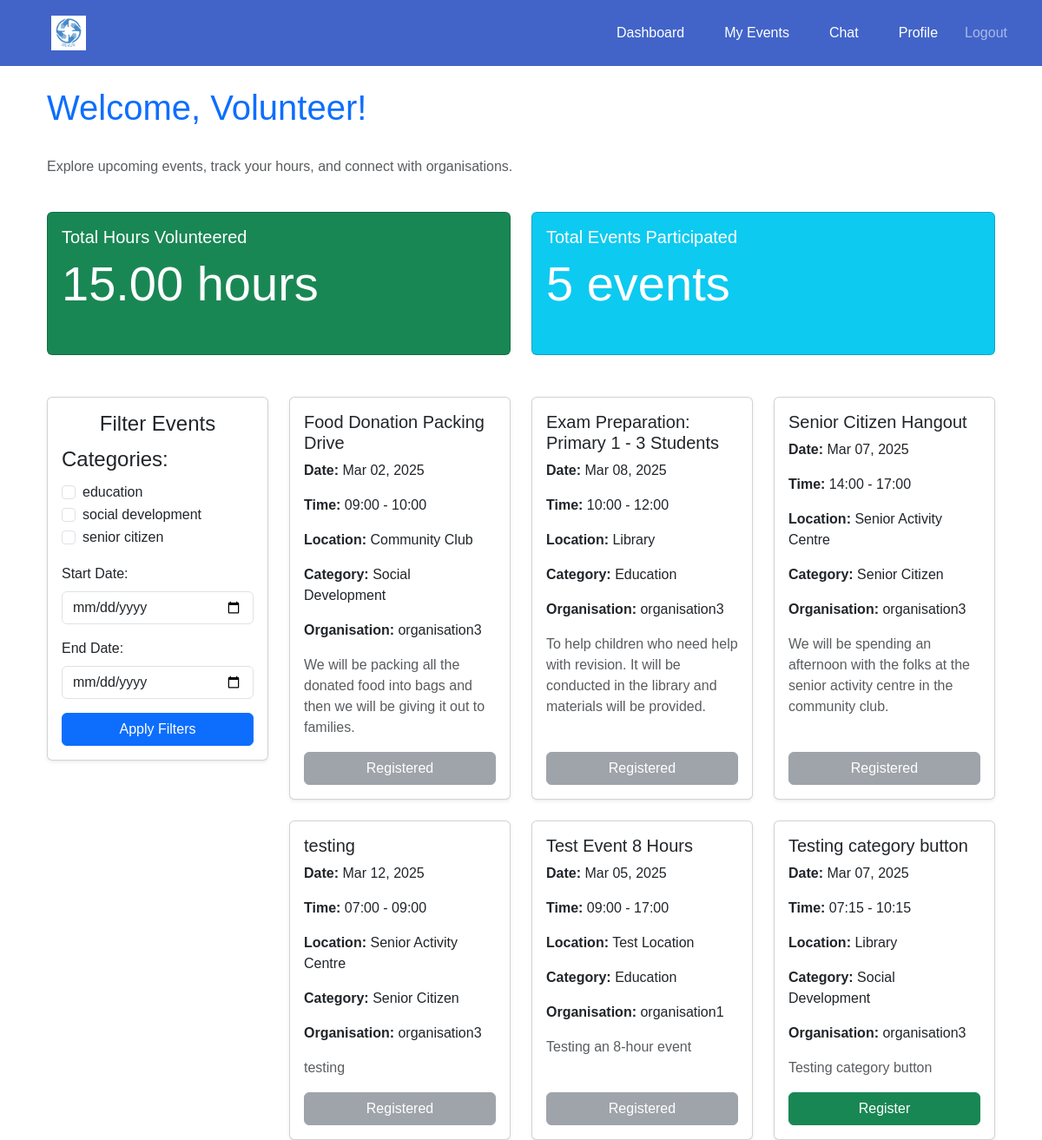
Page /events/dashboard/volunteer/ (signed in) on the committed database.
### events/models.py (models this page shows, shortened)
class Event(models.Model):
    CATEGORY_CHOICES = [
        ('education', 'Education'),
        ('social development', 'Social Development'),
        ('senior citizen', 'Senior Citizen'),
    ]
    organisation = models.ForeignKey(settings.AUTH_USER_MODEL, on_delete=models.CASCADE)
    name = models.CharField(max_length=255)
    description = models.TextField()
    date = models.DateTimeField()
    start_time = models.TimeField(default=time(9, 0))  # Default: 09:00 AM
    end_time = models.TimeField(default=time(17, 0))  # Default: 05:00 PM
    location = models.CharField(max_length=255)
    volunteers_needed = models.PositiveIntegerField()
    roles_responsibilities = models.TextField()
    category = models.CharField(max_length=50, choices=CATEGORY_CHOICES, blank=False, default='Education')

### accounts/models.py (models this page shows, shortened)
class CustomUser(AbstractUser):
    USER_TYPE_CHOICES = [
        ('volunteer', 'Volunteer'),
        ('organisation', 'Organisation'),
    ]
    user_type = models.CharField(max_length=20, choices=USER_TYPE_CHOICES)
    contact_number = models.CharField(max_length=10, blank= True, null=True)
    full_name = models.CharField(max_length=255, blank=True, null=True)
    personnel_name = models.CharField(max_length=255, blank=True, null=True)
    profile_picture = models.ImageField(upload_to='profile_pics', blank=True, null=True)

### events/views.py (the view)
# urls.py: path('dashboard/volunteer/', views.volunteer_dashboard, name='volunteer_dashboard'),
@login_required
def volunteer_dashboard(request):
    if request.user.user_type == 'volunteer':
        events = Event.objects.all().distinct()
        registered_event_ids = set(
            VolunteerEvent.objects.filter(volunteer=request.user, status='registered')
            .values_list('event_id', flat=True)
        )
        total_hours = VolunteerParticipation.objects.filter(volunteer=request.user).aggregate(
            total_hours=Sum('hours_contributed')
        )['total_hours'] or 0
        total_events = VolunteerParticipation.objects.filter(volunteer=request.user).count()
        selected_categories = request.GET.getlist('category')
        start_date = request.GET.get('start_date')
        end_date = request.GET.get('end_date')
        if selected_categories:
            events = events.filter(category__in=selected_categories)
        if start_date:
            events = events.filter(date__gte=start_date)
        if end_date:
            events = events.filter(date__lte=end_date)
        events = events.distinct()
        category_choices = dict(Event.CATEGORY_CHOICES)
        categories = list(category_choices.keys())
        for event in events:
            event.volunteer_count = VolunteerEvent.objects.filter(event=event, status='registered').count()
            event.open_spots = max(event.volunteers_needed - event.volunteer_count, 0)
        return render(request, 'events/volunteer_dashboard.html', {
            'events': events,
            'categories': categories,
            'category_labels': category_choices,
            'selected_categories': selected_categories,
            'registered_event_ids': registered_event_ids,
            'total_hours': round(total_hours, 2),
            'total_events': total_events,
        })
    return redirect('home')

### events/templates/events/volunteer_dashboard.html (shortened to what this page needs)
{% extends 'base.html' %}
{% block content %}
<div class="container mt-4">
    <div class="d-flex justify-content-between align-items-center mb-4">
        <h1 class="text-primary">Welcome, Volunteer!</h1>
    </div>
    <p class="text-muted">Explore upcoming events, track your hours, and connect with organisations.</p>
    <div class="row">
        <div class="col-md-6 g-4">
            <div class="card text-white bg-success mb-3 h-100">
                <div class="card-body d-flex flex-column">
                    <h5 class="card-title">Total Hours Volunteered</h5>
                    <p class="display-4 flex-grow-1">{{ total_hours|floatformat:2|default:"0.00" }} hours</p>
                </div>
            </div>
        </div>
        <div class="col-md-6 g-4">
            <div class="card text-white bg-info mb-3 h-100">
                <div class="card-body d-flex flex-column">
                    <h5 class="card-title">Total Events Participated</h5>
                    <p class="display-4 flex-grow-1">{{ total_events }} events</p>
                </div>
            </div>
        </div>
    </div>
    <div class="row g-4 align-items-start mt-4">
        <div class="col-md-3">
            <div class="card shadow-sm">
                <div class="card-body">
                    <h4 class="card-title text-center">Filter Events</h4>
                    <form method="get">
                        <div class="mb-3">
                            <fieldset>
                                <legend>Categories:</legend>
                                {% for category in categories %}
                                    <div class="form-check">
                                        <input class="form-check-input" type="checkbox" name="category" value="{{ category }}"
                                               {% if category in selected_categories %}checked{% endif %}>
                                        <label class="form-check-label">{{ category }}</label>
                                    </div>
                                {% endfor %}
                            </fieldset>
                        </div>
                        <div class="mb-3">
                            <label for="start_date" class="form-label">Start Date:</label>
                            <input type="date" class="form-control" name="start_date" id="start_date" value="{{ request.GET.start_date }}">
                        </div>
                        <div class="mb-3">
                            <label for="end_date" class="form-label">End Date:</label>
                            <input type="date" class="form-control" name="end_date" id="end_date" value="{{ request.GET.end_date }}">
                        </div>
                        <div class="text-center mt-3">
                            <button type="submit" class="btn btn-primary w-100"> Apply Filters</button>
                        </div>
                    </form>
                </div>
            </div>
        </div>
        <div class="col-md-9">
            {% if events %}
                <div class="row g-4">
                    {% for event in events %}
                        <div class="col-md-6 col-lg-4">
                            <div class="card shadow-sm h-100">
                                <div class="card-body d-flex flex-column">
                                    <h5 class="card-title">{{ event.name }}</h5>
                                    <p><strong>Date:</strong> {{ event.date|date:"M d, Y" }}</p>
                                    <p><strong>Time:</strong> {{ event.start_time|time:"H:i" }} - {{ event.end_time|time:"H:i" }}</p>
                                    <p><strong>Location:</strong> {{ event.location }}</p>
                                    <p><strong>Category:</strong> {{ event.get_category_display }}</p>
                                    <p><strong>Organisation:</strong> {{ event.organisation.username }}</p>
                                    <p class="text-muted flex-grow-1">{{ event.description }}</p>
                                    <div class="d-grid gap-2 mt-auto">
                                        {% if event.id in registered_event_ids %}
                                            <button class="btn btn-secondary w-100" disabled>
                                                 Registered
                                            </button>
                                        {% elif event.open_spots > 0 %}
                                            <form action="{% url 'events:register_for_event' event.id %}" method="post">
                                                <button type="submit" class="btn btn-success w-100">
                                                     Register
                                                </button>
                                            </form>
                                        {% endif %}
                                    </div>
                                </div>
                            </div>
                        </div>
                    {% endfor %}
                </div>
            {% else %}
                <div class="alert alert-info text-center">
                    <p>No events found matching your criteria.</p>
                </div>
            {% endif %}
        </div>
    </div>
</div>
{% endblock %}

### templates/base.html (style rules this page uses)
body { margin: 0; font-family: Arial, sans-serif; }

### rows in the picture
Event: name "Food Donation Packing Drive", date "Mar 02, 2025", start_time "09:00", end_time "10:00", location "Community Club", category "Social Development", organisation.username "organisation3", description "We will be packing all the donated food into bags and then we will be giving it out to families.", shows "Registered"
Event: name "Exam Preparation: Primary 1 - 3 Students", date "Mar 08, 2025", start_time "10:00", end_time "12:00", location "Library", category "Education", organisation.username "organisation3", description "To help children who need help with revision. It will be conducted in the library and materials will be provided.", shows "Registered"
Event: name "Senior Citizen Hangout", date "Mar 07, 2025", start_time "14:00", end_time "17:00", location "Senior Activity Centre", category "Senior Citizen", organisation.username "organisation3", description "We will be spending an afternoon with the folks at the senior activity centre in the community club.", shows "Registered"
Event: name "testing", date "Mar 12, 2025", start_time "07:00", end_time "09:00", location "Senior Activity Centre", category "Senior Citizen", organisation.username "organisation3", description "testing", shows "Registered"
Event: name "Test Event 8 Hours", date "Mar 05, 2025", start_time "09:00", end_time "17:00", location "Test Location", category "Education", organisation.username "organisation1", description "Testing an 8-hour event", shows "Registered"
Event: name "Testing category button", date "Mar 07, 2025", start_time "07:15", end_time "10:15", location "Library", category "Social Development", organisation.username "organisation3", description "Testing category button", shows "Register"

### other values in the picture
{{ total_hours|floatformat:2|default:"0.00" }} "15.00"
{{ total_events }} "5"
{{ category }} "education" "social development" "senior citizen"
